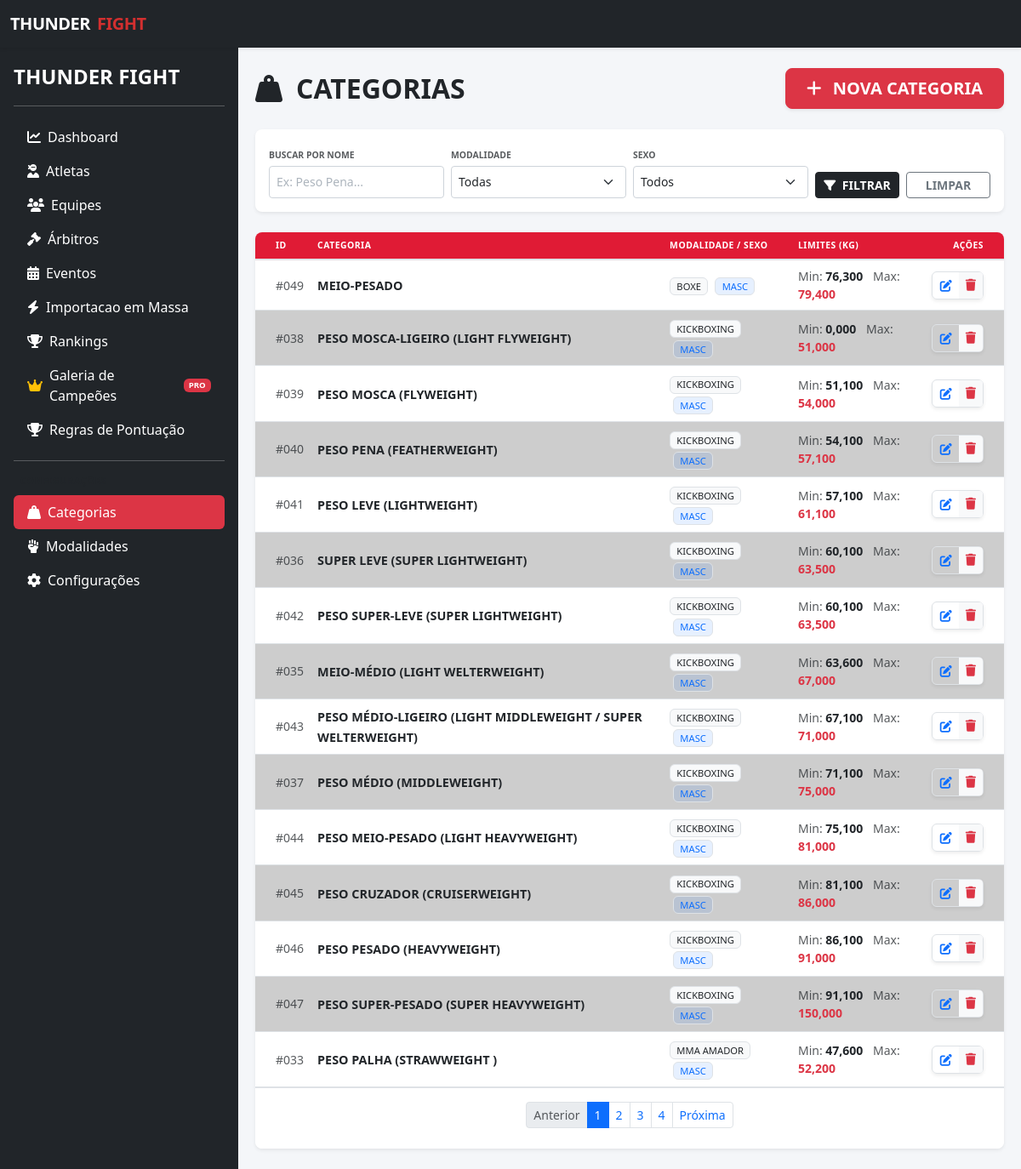
/public/categorias, run on the app's committed database.
### tables this page shows
CREATE TABLE `categoria_peso` (
  `id_categoria_peso` int NOT NULL,
  `nome` varchar(100) DEFAULT NULL,
  `peso_min` decimal(6,2) DEFAULT NULL,
  `peso_max` decimal(6,2) DEFAULT NULL,
  `id_modalidade` int DEFAULT NULL,
  `sexo` enum('M','F','Unissex') NOT NULL DEFAULT 'Unissex'
);

CREATE TABLE `modalidade` (
  `id_modalidade` int NOT NULL,
  `nome` varchar(100) DEFAULT NULL,
  `status` enum('ativo','inativo') DEFAULT 'ativo'
);

### app/views/categorias/index.php (the view, shortened to what the rows shown need)
<div id="content" class="container-fluid py-4">
    <div class="d-flex justify-content-between align-items-center mb-4">
        <div class="d-flex align-items-center gap-3">
            <h1 class="h2 fw-bold text-uppercase mb-0 tracking-tighter">Categorias</h1>
        </div>
    </div>
    <div class="card shadow-sm border-0 rounded-3 overflow-hidden">
        <div class="table-responsive">
            <table class="table table-zebra table-hover align-middle mb-0">
                <thead class="bg-light">
                    <tr>
                        <th class="ps-4 text-uppercase text-muted small fw-bold" style="font-size: 0.65rem;">ID</th>
                        <th class="text-uppercase text-muted small fw-bold" style="font-size: 0.65rem;">Categoria</th>
                        <th class="text-uppercase text-muted small fw-bold" style="font-size: 0.65rem;">Modalidade /
                            Sexo</th>
                        <th class="text-uppercase text-muted small fw-bold" style="font-size: 0.65rem;">Limites (KG)
                        </th>
                        <th class="text-end pe-4 text-uppercase text-muted small fw-bold" style="font-size: 0.65rem;">
                            Ações</th>
                    </tr>
                </thead>
                <tbody>
                    <?php if (!empty($categorias)): ?>
                        <?php foreach ($categorias as $cat): ?>
                            <tr>
                                <td class="ps-4 small text-muted">
                                    #<?= str_pad($cat['id_categoria_peso'], 3, '0', STR_PAD_LEFT) ?></td>
                                <td>
                                    <span class="fw-bold text-dark text-uppercase"
                                        style="font-size: 0.9rem;"><?= htmlspecialchars($cat['nome']) ?></span>
                                </td>
                                <td>
                                    <span class="badge bg-light text-dark border fw-medium text-uppercase"
                                        style="font-size: 0.7rem;">
                                        <?= htmlspecialchars($cat['modalidade_nome'] ?? 'N/A') ?>
                                    </span>
                                    <span
                                        class="badge <?= $cat['sexo'] == 'M' ? 'bg-primary' : 'bg-danger' ?> bg-opacity-10 <?= $cat['sexo'] == 'M' ? 'text-primary' : 'text-danger' ?> border fw-medium text-uppercase ms-1"
                                        style="font-size: 0.7rem;">
                                        <?= $cat['sexo'] == 'M' ? 'Masc' : 'Fem' ?>
                                    </span>
                                </td>
                                <td>
                                    <div class="small">
                                        <span class="text-muted">Min:</span>
                                        <strong
                                            class="text-dark"><?= number_format($cat['peso_min'] ?? 0, 3, ',', '.') ?></strong>
                                        <span class="text-muted ms-2">Max:</span>
                                        <strong
                                            class="text-danger"><?= number_format($cat['peso_max'] ?? 0, 3, ',', '.') ?></strong>
                                    </div>
                                </td>
                                <td class="text-end pe-4">
                                    <div class="btn-group shadow-sm border rounded">
                                        <a href="<?= BASE_URL ?>/categorias/edit?id=<?= $cat['id_categoria_peso'] ?>"
                                            class="btn btn-white btn-sm py-1 px-2" title="Editar">
                                            <i class="fas fa-edit text-primary"></i>
                                        </a>
                                        <a href="<?= BASE_URL ?>/categorias/delete?id=<?= $cat['id_categoria_peso'] ?>"
                                            class="btn btn-sm btn-light text-danger border-0 shadow-none"
                                            onclick="return confirm('Deseja realmente excluir esta categoria?')" title="Excluir">
                                            <i class="fas fa-trash"></i>
                                        </a>
                                    </div>
                                </td>
                            </tr>
                        <?php endforeach; ?>
                    <?php else: ?>
                        <tr>
                            <td colspan="5" class="text-center py-5 text-muted small">Nenhuma categoria encontrada.</td>
                        </tr>
                    <?php endif; ?>
                </tbody>
            </table>
        </div>
    </div>
</div>

### data on the page
categoria_peso: id_categoria_peso "049", nome "MEIO-PESADO", id_modalidade.nome "BOXE", sexo "MASC", peso_min "76,300", peso_max "79,400"
categoria_peso: id_categoria_peso "038", nome "PESO MOSCA-LIGEIRO (LIGHT FLYWEIGHT)", id_modalidade.nome "KICKBOXING", sexo "MASC", peso_min "0,000", peso_max "51,000"
categoria_peso: id_categoria_peso "039", nome "PESO MOSCA (FLYWEIGHT)", id_modalidade.nome "KICKBOXING", sexo "MASC", peso_min "51,100", peso_max "54,000"
categoria_peso: id_categoria_peso "040", nome "PESO PENA (FEATHERWEIGHT)", id_modalidade.nome "KICKBOXING", sexo "MASC", peso_min "54,100", peso_max "57,100"
categoria_peso: id_categoria_peso "041", nome "PESO LEVE (LIGHTWEIGHT)", id_modalidade.nome "KICKBOXING", sexo "MASC", peso_min "57,100", peso_max "61,100"
categoria_peso: id_categoria_peso "036", nome "SUPER LEVE (SUPER LIGHTWEIGHT)", id_modalidade.nome "KICKBOXING", sexo "MASC", peso_min "60,100", peso_max "63,500"
categoria_peso: id_categoria_peso "042", nome "PESO SUPER-LEVE (SUPER LIGHTWEIGHT)", id_modalidade.nome "KICKBOXING", sexo "MASC", peso_min "60,100", peso_max "63,500"
categoria_peso: id_categoria_peso "035", nome "MEIO-MÉDIO (LIGHT WELTERWEIGHT)", id_modalidade.nome "KICKBOXING", sexo "MASC", peso_min "63,600", peso_max "67,000"
categoria_peso: id_categoria_peso "043", nome "PESO MÉDIO-LIGEIRO (LIGHT MIDDLEWEIGHT / SUPER WELTERWEIGHT)", id_modalidade.nome "KICKBOXING", sexo "MASC", peso_min "67,100", peso_max "71,000"
categoria_peso: id_categoria_peso "037", nome "PESO MÉDIO (MIDDLEWEIGHT)", id_modalidade.nome "KICKBOXING", sexo "MASC", peso_min "71,100", peso_max "75,000"
categoria_peso: id_categoria_peso "044", nome "PESO MEIO-PESADO (LIGHT HEAVYWEIGHT)", id_modalidade.nome "KICKBOXING", sexo "MASC", peso_min "75,100", peso_max "81,000"
categoria_peso: id_categoria_peso "045", nome "PESO CRUZADOR (CRUISERWEIGHT)", id_modalidade.nome "KICKBOXING", sexo "MASC", peso_min "81,100", peso_max "86,000"
categoria_peso: id_categoria_peso "046", nome "PESO PESADO (HEAVYWEIGHT)", id_modalidade.nome "KICKBOXING", sexo "MASC", peso_min "86,100", peso_max "91,000"
categoria_peso: id_categoria_peso "047", nome "PESO SUPER-PESADO (SUPER HEAVYWEIGHT)", id_modalidade.nome "KICKBOXING", sexo "MASC", peso_min "91,100", peso_max "150,000"
categoria_peso: id_categoria_peso "033", nome "PESO PALHA (STRAWWEIGHT )", id_modalidade.nome "MMA AMADOR", sexo "MASC", peso_min "47,600", peso_max "52,200"
